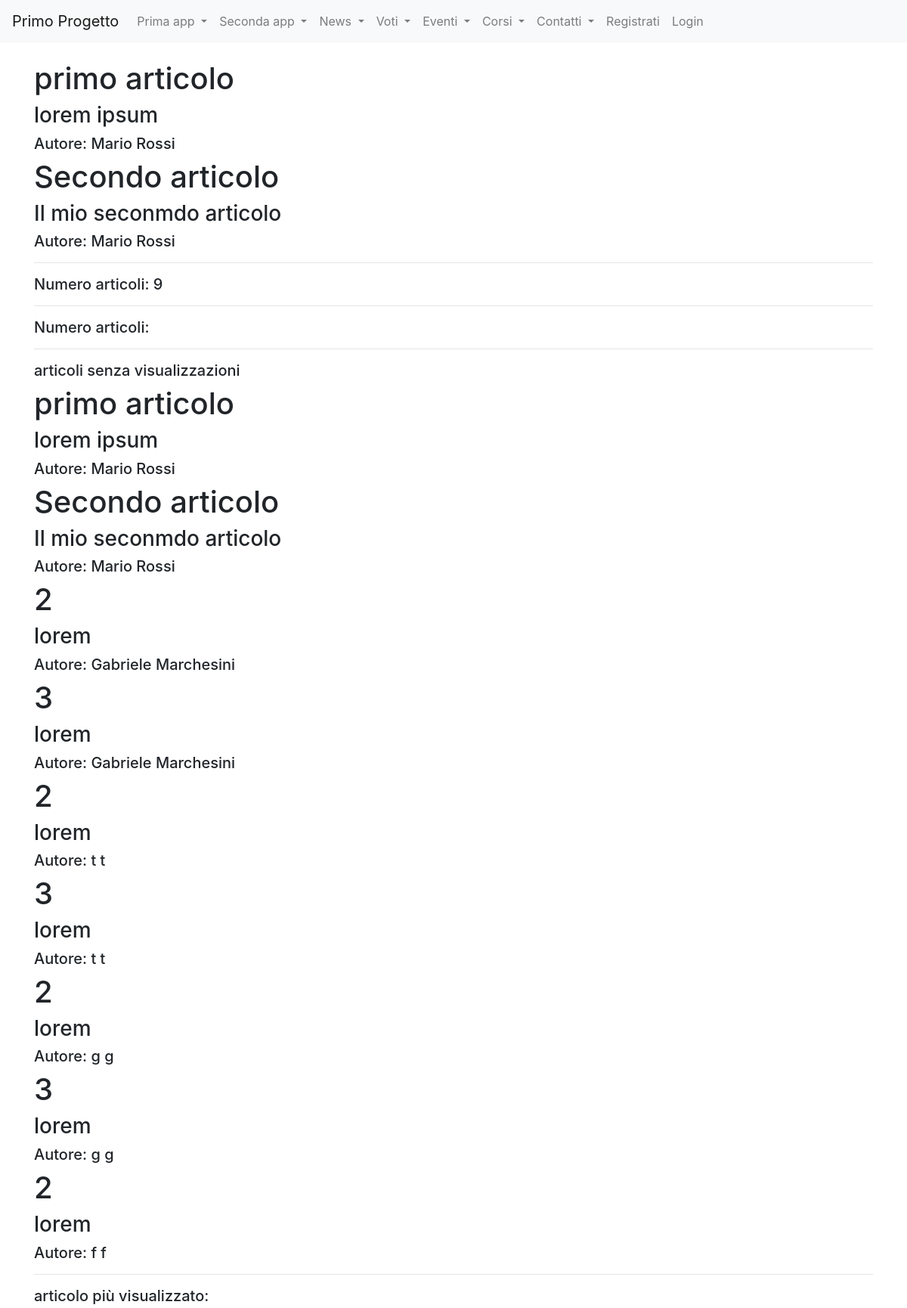
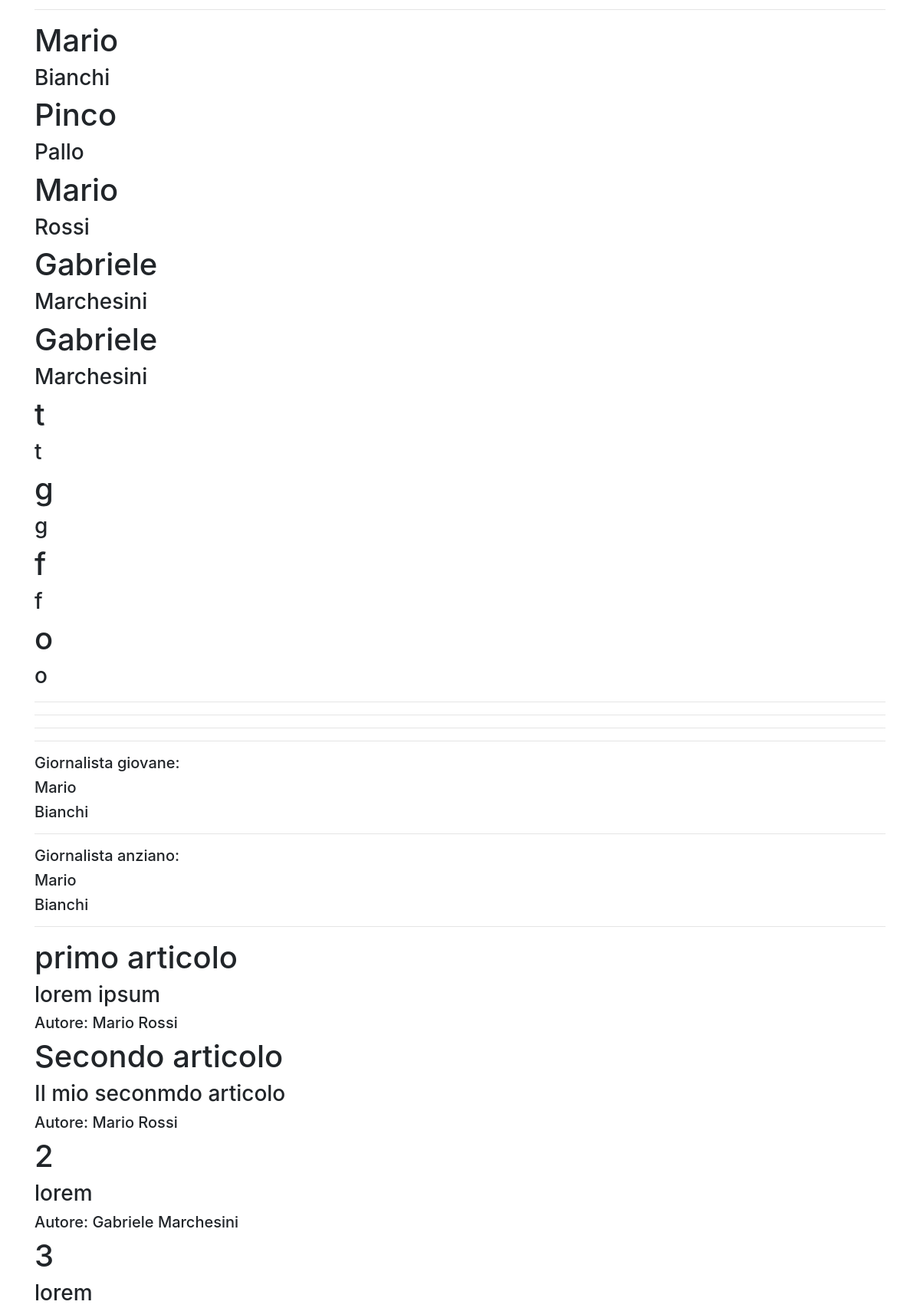
The app's page /news/queryBase/ (upper part) with its own data (2 pictures, top to bottom).
### news/models.py (models this page shows, shortened)
class Articolo(models.Model):
    titolo=models.CharField(max_length=20)
    contenuto=models.TextField()
    giornalista=models.ForeignKey(Giornalista, on_delete=models.CASCADE, related_name="articoli")
    visualizzazioni=models.IntegerField(default=0)
    data_articolo=models.DateTimeField(default=datetime.now())
    class Meta:
        verbose_name="Articolo"
        verbose_name_plural="Articoli"

class Giornalista(models.Model):
    nome=models.CharField(max_length=20)
    cognome=models.CharField(max_length=20)
    anno_nascita=models.DateTimeField(default=datetime.now())
    def __str__(self):
        return self.nome+" "+self.cognome
    class Meta:
        verbose_name="Giornalista"
        verbose_name_plural="Giornalisti"

### news/views.py (the view)
# urls.py: path("queryBase/", queryBase, name="queryBase"),
def queryBase(request):
    articoli_cognome=Articolo.objects.filter(giornalista__cognome="Rossi")
    numero_totale_articoli=Articolo.objects.count()
    giornalista1=Giornalista.objects.get(id=1)
    nArticoli_giornalista1=Articolo.objects.filter(giornalista=giornalista1).count()
    articoli_ordinati=Articolo.objects.order_by("-visualizzazioni")
    articoli_senza_visualizzazioni=Articolo.objects.filter(visualizzazioni=0)
    articolo_maxVis=Articolo.objects.order_by("-visualizzazioni").first()
    giornalisti_data=Giornalista.objects.filter(anno_nascita__gt=datetime.date(1990,1,1))
    articoli_del_giorno=Articolo.objects.filter(data_articolo=datetime.date(2023,1,1))
    articolo_periodo=Articolo.objects.filter(data_articolo__range=(datetime.date(2023,1,1), datetime.date(2023,12,31)))
    giornalisti_nati=Giornalista.objects.filter(anno_nascita__lt=datetime.date(1980,1,1))
    articoli_giornalisti=Articolo.objects.filter(giornalista__in=giornalisti_nati)
    giornalista_giovane=Giornalista.objects.order_by('anno_nascita').first()
    giornalista_anziano=Giornalista.objects.order_by('-anno_nascita').first()
    ultimi=Articolo.objects.order_by('-data_articolo')[:5]
    articolo_min_vis=Articolo.objects.filter(visualizzazioni__gte=100)
    articoli_parola=Articolo.objects.filter(titolo__icontains='importante')
    articoli_mese_anno=Articolo.objects.filter(data_articolo__month=1, data_articolo__year=2023)
    giornalisti_con_articoli_popolari=Giornalista.objects.filter(articoli__visualizzazioni__gte=100).distinct()
    data1=datetime.date(1990,1,1)
    visualizzazioni1=50
    articoli_con_and=Articolo.objects.filter(giornalista__anno_nascita__gt=data1, visualizzazioni__gte=visualizzazioni1)
    articoli_con_or=Articolo.objects.filter(Q(giornalista__anno_nascita__gt=data1) | Q(visualizzazioni__lte=visualizzazioni1))
    articoli_con_not=Articolo.objects.filter(~Q(giornalista__anno_nascita__lt=data1))
    articoli_con_not=Articolo.objects.exclude(giornalista__anno_nascita__lt=data1)
    context={
        'articoli_cognome':articoli_cognome,
        'numero_totale_articoli':numero_totale_articoli,
        'mArticoli_giornalista1':nArticoli_giornalista1,
        'articoli_senza_visualizzazioni':articoli_senza_visualizzazioni,
        'articolo_max_vis':articolo_maxVis,
        'giornalisti_data':giornalisti_data,
        'articoli_del_giorno':articoli_del_giorno,
        'articolo_periodo':articolo_periodo,
        'articoli_giornalisti':articoli_giornalisti,
        'giornalista_giovane':giornalista_giovane,
        'giornalista_anziano':giornalista_anziano,
        'ultimi':ultimi,
        'articolo_min_vis':articolo_min_vis,
        'articoli_parola':articoli_parola,
        'articoli_mese_anno':articoli_mese_anno,
        'giornalisti_con_articoli_popolari':giornalisti_con_articoli_popolari,
        'articoli_con_and':articoli_con_and,
        'articoli_con_or':articoli_con_or,
        'articoli_con_not':articoli_con_not
    }
    return render(request,'query.html',context)

### news/templates/query.html (shortened to what this page needs)
{% extends "base.html" %}
{% block content %}
    {% for articolo in articoli_cognome %}
    <h1>{{articolo.titolo}}</h1>
    <h3>{{articolo.contenuto}}</h3>
    <h5>Autore: {{articolo.giornalista}}</h5>
    {% endfor %}
    <hr>
    <h5>Numero articoli: {{numero_totale_articoli}}
    </h5>
    <hr>
    <h5>Numero articoli: {{nArticoli_giornalista1}}
    </h5>
    <hr>
    <h5>articoli senza visualizzazioni</h5>
    {% for articolo in articoli_senza_visualizzazioni %}
    <h1>{{articolo.titolo}}</h1>
    <h3>{{articolo.contenuto}}</h3>
    <h5>Autore: {{articolo.giornalista}}</h5>
    {% endfor %}
    <hr>
    <h5>articolo più visualizzato: {{articoli_maxVis}}</h5>
    <hr>
    {% for giornalista in giornalisti_data %}
    <h1>{{giornalista.nome}}</h1>
    <h3>{{giornalista.cognome}}</h3>
    {% endfor %}
    <hr>
    <hr>
    <hr>
    <hr>
    <h5>Giornalista giovane: </h5>
    <h5>{{giornalista_giovane.nome}}</h5>
    <h5>{{giornalista_giovane.cognome}}</h5>
    <hr>
    <h5>Giornalista anziano: </h5>
    <h5>{{giornalista_anziano.nome}}</h5>
    <h5>{{giornalista_anziano.cognome}}</h5>
    <hr>
    {% for articolo in ultimi %}
    <h1>{{articolo.titolo}}</h1>
    <h3>{{articolo.contenuto}}</h3>
    <h5>Autore: {{articolo.giornalista}}</h5>
    {% endfor %}
{% endblock content %}

### records on screen
Articolo: titolo "primo articolo", contenuto "lorem ipsum", giornalista "Mario Rossi"
Articolo: titolo "Secondo articolo", contenuto "Il mio seconmdo articolo", giornalista "Mario Rossi"
Articolo: titolo "2", contenuto "lorem", giornalista "Gabriele Marchesini"
Articolo: titolo "3", contenuto "lorem", giornalista "Gabriele Marchesini"
Articolo: titolo "2", contenuto "lorem", giornalista "t t"
Articolo: titolo "3", contenuto "lorem", giornalista "t t"
Articolo: titolo "2", contenuto "lorem", giornalista "g g"
Articolo: titolo "3", contenuto "lorem", giornalista "g g"
Articolo: titolo "2", contenuto "lorem", giornalista "f f"
Giornalista: nome "Mario", cognome "Bianchi"
Giornalista: nome "Pinco", cognome "Pallo"
Giornalista: nome "Mario", cognome "Rossi"
Giornalista: nome "Gabriele", cognome "Marchesini"
Giornalista: nome "Gabriele", cognome "Marchesini"
Giornalista: nome "t", cognome "t"
Giornalista: nome "g", cognome "g"
Giornalista: nome "f", cognome "f"
Giornalista: nome "o", cognome "o"

### other values on screen
{{ numero_totale_articoli }} "9"
